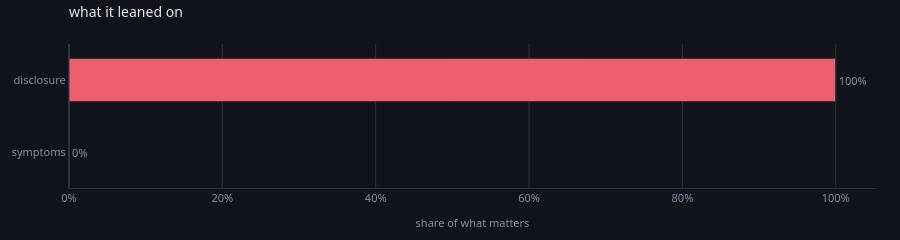

The notebook cell saved with this chart:
### Code cell
said = contribution(third, DATA, objective=torch.nn.functional.mse_loss)
leaned(said)

### Figure 1 — Plotly figure (JSON) as saved in the notebook; plotly's stock layout.template omitted (floating-point values rounded to 4 significant figures)
{"data": [{"cliponaxis": false, "customdata": [["IGNORED_INPUT(symptoms)", 0.0002194], ["SOLE_RELIANCE(disclosure)", 1.367]], "hovertemplate": "<b>%{y}</b><br>%{x:.1%} of what matters<br>the score is %{customdata[1]:.4g} worse without it<br>%{customdata[0]}<extra></extra>", "marker": {"color": ["#ef5f6b", "#ef5f6b"], "line": {"color": "#2c3242", "width": 1}}, "orientation": "h", "text": ["0%", "100%"], "textfont": {"color": "#868ea3", "size": 11}, "textposition": "outside", "type": "bar", "x": [0.0001604, 0.9998], "y": ["symptoms", "disclosure"]}], "layout": {"bargap": 0.4, "font": {"color": "#e7e9ef", "family": "system-ui, -apple-system, Segoe UI, Roboto, sans-serif", "size": 12}, "height": 190, "hoverlabel": {"align": "left", "bgcolor": "#1a1e28", "bordercolor": "#2c3242", "font": {"color": "#e7e9ef", "family": "system-ui, -apple-system, Segoe UI, Roboto, sans-serif"}}, "legend": {"bgcolor": "rgba(0,0,0,0)", "font": {"color": "#868ea3"}, "orientation": "h", "x": 1, "xanchor": "right", "y": 1.02, "yanchor": "bottom"}, "margin": {"b": 44, "l": 56, "r": 24, "t": 44}, "paper_bgcolor": "#101319", "plot_bgcolor": "#101319", "showlegend": false, "title": {"font": {"size": 14}, "text": "what it leaned on", "x": 0, "xanchor": "left", "xref": "paper", "y": 0.97, "yanchor": "top"}, "xaxis": {"gridcolor": "#2c3242", "linecolor": "#2c3242", "tickfont": {"color": "#868ea3", "size": 11}, "tickformat": ".0%", "title": {"font": {"color": "#868ea3", "size": 11}, "text": "share of what matters"}, "zerolinecolor": "#2c3242"}, "yaxis": {"automargin": true, "gridcolor": "#2c3242", "linecolor": "#2c3242", "showgrid": false, "tickfont": {"color": "#868ea3", "size": 11}, "title": {"font": {"color": "#868ea3", "size": 11}}, "zerolinecolor": "#2c3242"}}}
